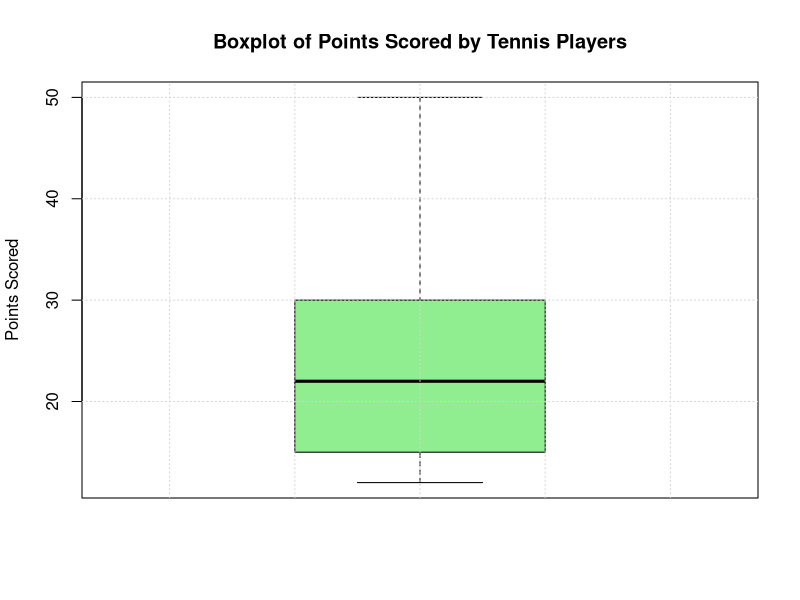

This chart was generated by the following R code:
# Sample data: Points scored by players
points_scored <- c(12, 15, 14, 13, 20, 22, 19, 30, 25, 28, 31, 45, 50)

# Create the boxplot
boxplot(points_scored,
        main = "Boxplot of Points Scored by Tennis Players",
        ylab = "Points Scored",
        col = "lightgreen",
        border = "black")

# Add grid for better readability
grid()
